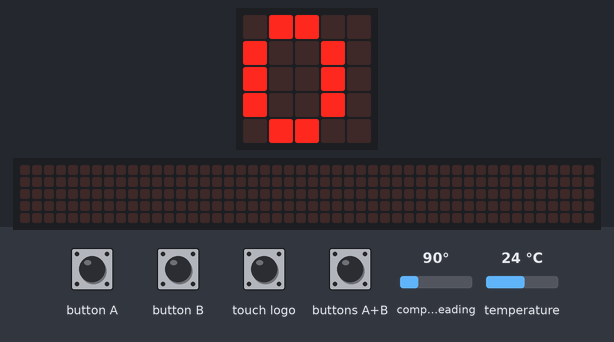
A program run on a simulated BBC micro:bit (MakeCode). Shown: the board's 5×5 LED display, a strip that is not on the board, showing the scrolling text unrolled. The inputs (shaded band) are chosen by the test bench; at power-on: compass heading 90°, temperature 24 °C. The 48×5 strip is a reading aid, not a part: it shows the text the display is scrolling, unrolled, one strip-width of it at a time; the compass is already calibrated.

Above: at 8.4 s.
8.5 s: button A pressed for 0.15 s
At 8.79 s:
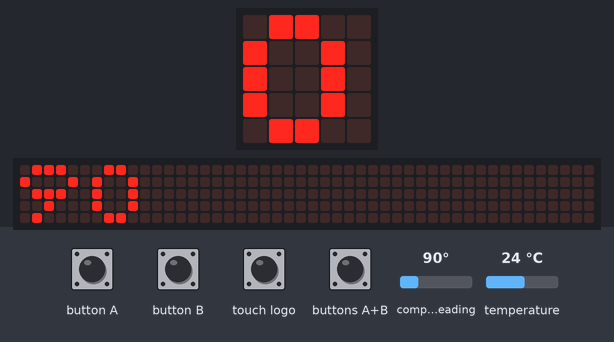
9.2 s: button B pressed for 0.15 s
At 12.41 s:
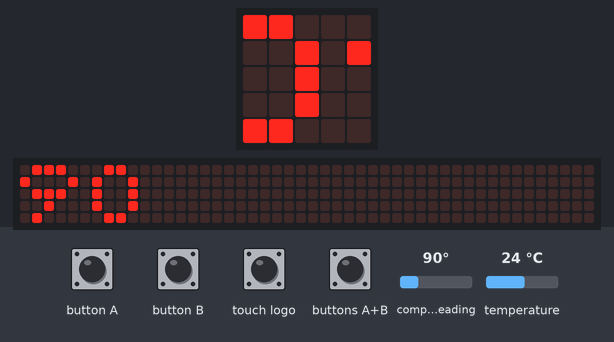

The program:

main.ts
```typescript
input.onLogoEvent(TouchButtonEvent.Pressed, function () {
    for (let index = 0; index < 2; index++) {
        basic.showString("" + (input.soundLevel()))
    }
})
input.onButtonPressed(Button.A, function () {
    for (let index = 0; index < 2; index++) {
        basic.showString("" + (degrees))
    }
})
input.onButtonPressed(Button.AB, function () {
    for (let index = 0; index < 2; index++) {
        basic.showString("" + (input.lightLevel()))
    }
})
input.onButtonPressed(Button.B, function () {
    for (let index = 0; index < 2; index++) {
        basic.showString("" + (input.temperature()))
    }
})
let degrees = 0
bluetooth.startMagnetometerService()
bluetooth.startLEDService()
degrees = input.compassHeading()
basic.showString("KOMPASS")
basic.forever(function () {
    degrees = input.compassHeading()
    if (degrees < 45 || degrees > 315) {
        basic.showString("N")
    } else if (degrees < 135) {
        basic.showString("O")
    } else if (degrees < 225) {
        basic.showString("S")
    } else {
        basic.showString("W")
    }
})
```

test.ts
```typescript
// Hier kann man Tests durchführen; diese Datei wird nicht kompiliert, wenn dieses Paket als Erweiterung verwendet wird.
```

Measured:
- after the input at 8.5 s, the display: changes after 0.22 s (image 1)
